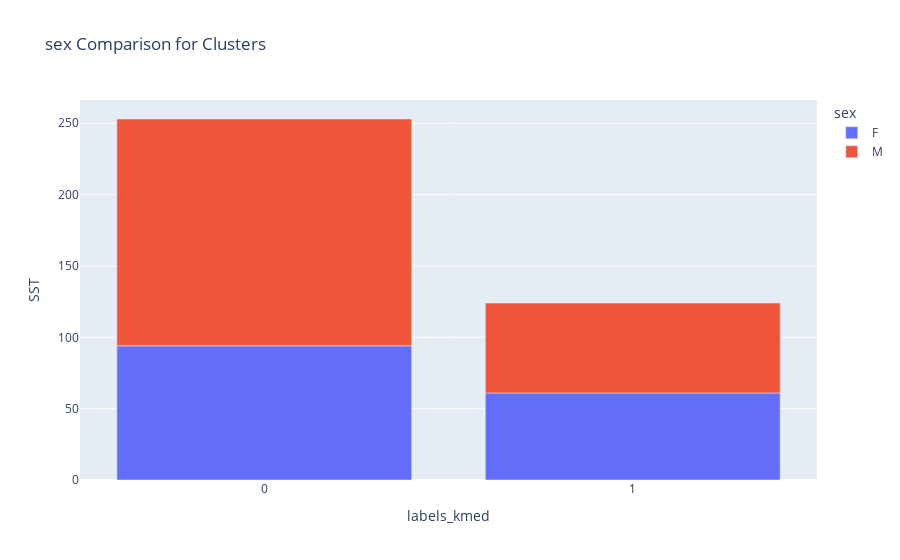
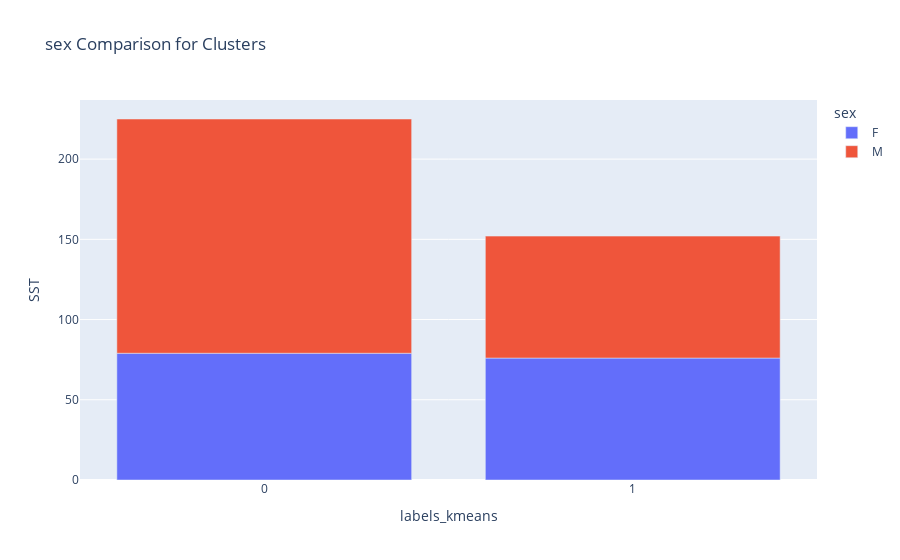
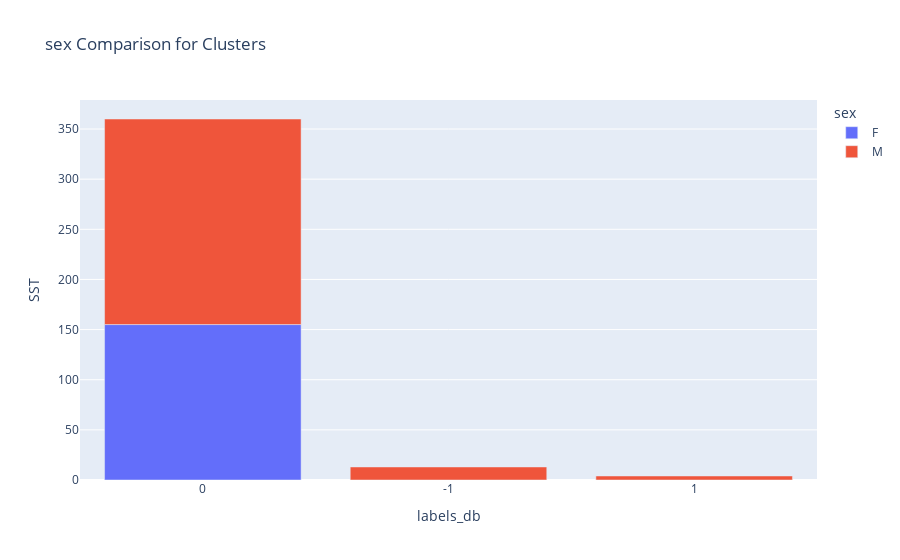
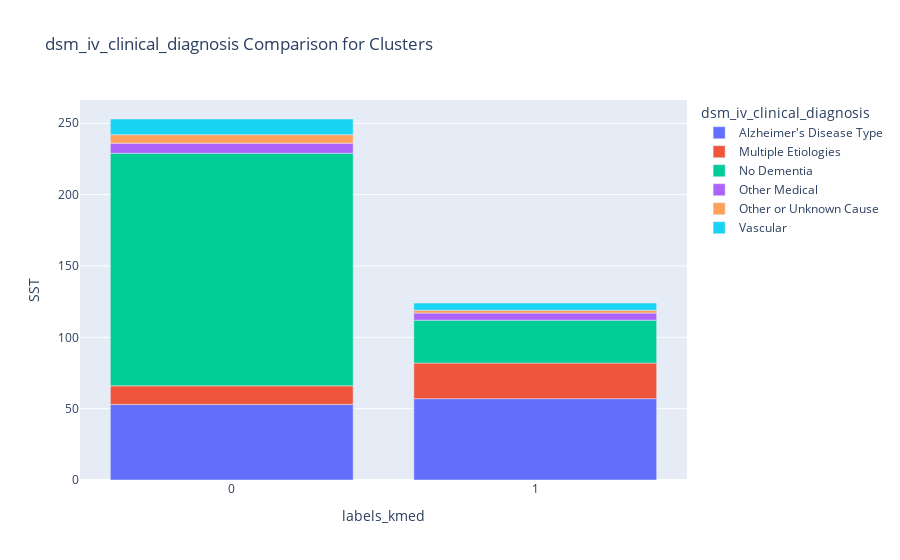

The cell these charts' notebook holds for them, in order:
### Code cell
clustering, clusters_df = cluster_demo_graphs(
    labels_kmeans,
    labels_kmed,
    db_labels,
    deg_reads,
    tbidata,
    donor,
)

### Figure 1 — Plotly figure (JSON) as saved in the notebook; plotly's stock layout.template omitted (floating-point values rounded to 4 significant figures)
{"data": [{"alignmentgroup": "True", "hovertemplate": "sex=F<br>labels_kmed=%{x}<br>SST=%{y}<extra></extra>", "legendgroup": "F", "marker": {"color": "#636efa", "pattern": {"shape": ""}}, "name": "F", "offsetgroup": "F", "orientation": "v", "showlegend": true, "textposition": "auto", "type": "bar", "x": ["0", "1"], "xaxis": "x", "y": [94, 61], "yaxis": "y"}, {"alignmentgroup": "True", "hovertemplate": "sex=M<br>labels_kmed=%{x}<br>SST=%{y}<extra></extra>", "legendgroup": "M", "marker": {"color": "#EF553B", "pattern": {"shape": ""}}, "name": "M", "offsetgroup": "M", "orientation": "v", "showlegend": true, "textposition": "auto", "type": "bar", "x": ["0", "1"], "xaxis": "x", "y": [159, 63], "yaxis": "y"}], "layout": {"barmode": "relative", "legend": {"title": {"text": "sex"}, "tracegroupgap": 0}, "title": {"text": "sex Comparison for Clusters"}, "xaxis": {"anchor": "y", "domain": [0, 1], "title": {"text": "labels_kmed"}}, "yaxis": {"anchor": "x", "domain": [0, 1], "title": {"text": "SST"}}}}

### Figure 2 — Plotly figure (JSON) as saved in the notebook; plotly's stock layout.template omitted (floating-point values rounded to 4 significant figures)
{"data": [{"alignmentgroup": "True", "hovertemplate": "sex=F<br>labels_kmeans=%{x}<br>SST=%{y}<extra></extra>", "legendgroup": "F", "marker": {"color": "#636efa", "pattern": {"shape": ""}}, "name": "F", "offsetgroup": "F", "orientation": "v", "showlegend": true, "textposition": "auto", "type": "bar", "x": ["0", "1"], "xaxis": "x", "y": [79, 76], "yaxis": "y"}, {"alignmentgroup": "True", "hovertemplate": "sex=M<br>labels_kmeans=%{x}<br>SST=%{y}<extra></extra>", "legendgroup": "M", "marker": {"color": "#EF553B", "pattern": {"shape": ""}}, "name": "M", "offsetgroup": "M", "orientation": "v", "showlegend": true, "textposition": "auto", "type": "bar", "x": ["0", "1"], "xaxis": "x", "y": [146, 76], "yaxis": "y"}], "layout": {"barmode": "relative", "legend": {"title": {"text": "sex"}, "tracegroupgap": 0}, "title": {"text": "sex Comparison for Clusters"}, "xaxis": {"anchor": "y", "domain": [0, 1], "title": {"text": "labels_kmeans"}}, "yaxis": {"anchor": "x", "domain": [0, 1], "title": {"text": "SST"}}}}

### Figure 3 — Plotly figure (JSON) as saved in the notebook; plotly's stock layout.template omitted (floating-point values rounded to 4 significant figures)
{"data": [{"alignmentgroup": "True", "hovertemplate": "sex=F<br>labels_db=%{x}<br>SST=%{y}<extra></extra>", "legendgroup": "F", "marker": {"color": "#636efa", "pattern": {"shape": ""}}, "name": "F", "offsetgroup": "F", "orientation": "v", "showlegend": true, "textposition": "auto", "type": "bar", "x": ["0"], "xaxis": "x", "y": [155], "yaxis": "y"}, {"alignmentgroup": "True", "hovertemplate": "sex=M<br>labels_db=%{x}<br>SST=%{y}<extra></extra>", "legendgroup": "M", "marker": {"color": "#EF553B", "pattern": {"shape": ""}}, "name": "M", "offsetgroup": "M", "orientation": "v", "showlegend": true, "textposition": "auto", "type": "bar", "x": ["-1", "0", "1"], "xaxis": "x", "y": [13, 205, 4], "yaxis": "y"}], "layout": {"barmode": "relative", "legend": {"title": {"text": "sex"}, "tracegroupgap": 0}, "title": {"text": "sex Comparison for Clusters"}, "xaxis": {"anchor": "y", "domain": [0, 1], "title": {"text": "labels_db"}}, "yaxis": {"anchor": "x", "domain": [0, 1], "title": {"text": "SST"}}}}

### Figure 4 — Plotly figure (JSON) as saved in the notebook; plotly's stock layout.template omitted (floating-point values rounded to 4 significant figures)
{"data": [{"alignmentgroup": "True", "hovertemplate": "dsm_iv_clinical_diagnosis=Alzheimer's Disease Type<br>labels_kmed=%{x}<br>SST=%{y}<extra></extra>", "legendgroup": "Alzheimer's Disease Type", "marker": {"color": "#636efa", "pattern": {"shape": ""}}, "name": "Alzheimer's Disease Type", "offsetgroup": "Alzheimer's Disease Type", "orientation": "v", "showlegend": true, "textposition": "auto", "type": "bar", "x": ["0", "1"], "xaxis": "x", "y": [53, 57], "yaxis": "y"}, {"alignmentgroup": "True", "hovertemplate": "dsm_iv_clinical_diagnosis=Multiple Etiologies<br>labels_kmed=%{x}<br>SST=%{y}<extra></extra>", "legendgroup": "Multiple Etiologies", "marker": {"color": "#EF553B", "pattern": {"shape": ""}}, "name": "Multiple Etiologies", "offsetgroup": "Multiple Etiologies", "orientation": "v", "showlegend": true, "textposition": "auto", "type": "bar", "x": ["0", "1"], "xaxis": "x", "y": [13, 25], "yaxis": "y"}, {"alignmentgroup": "True", "hovertemplate": "dsm_iv_clinical_diagnosis=No Dementia<br>labels_kmed=%{x}<br>SST=%{y}<extra></extra>", "legendgroup": "No Dementia", "marker": {"color": "#00cc96", "pattern": {"shape": ""}}, "name": "No Dementia", "offsetgroup": "No Dementia", "orientation": "v", "showlegend": true, "textposition": "auto", "type": "bar", "x": ["0", "1"], "xaxis": "x", "y": [163, 30], "yaxis": "y"}, {"alignmentgroup": "True", "hovertemplate": "dsm_iv_clinical_diagnosis=Other Medical<br>labels_kmed=%{x}<br>SST=%{y}<extra></extra>", "legendgroup": "Other Medical", "marker": {"color": "#ab63fa", "pattern": {"shape": ""}}, "name": "Other Medical", "offsetgroup": "Other Medical", "orientation": "v", "showlegend": true, "textposition": "auto", "type": "bar", "x": ["0", "1"], "xaxis": "x", "y": [7, 5], "yaxis": "y"}, {"alignmentgroup": "True", "hovertemplate": "dsm_iv_clinical_diagnosis=Other or Unknown Cause<br>labels_kmed=%{x}<br>SST=%{y}<extra></extra>", "legendgroup": "Other or Unknown Cause", "marker": {"color": "#FFA15A", "pattern": {"shape": ""}}, "name": "Other or Unknown Cause", "offsetgroup": "Other or Unknown Cause", "orientation": "v", "showlegend": true, "textposition": "auto", "type": "bar", "x": ["0", "1"], "xaxis": "x", "y": [6, 2], "yaxis": "y"}, {"alignmentgroup": "True", "hovertemplate": "dsm_iv_clinical_diagnosis=Vascular<br>labels_kmed=%{x}<br>SST=%{y}<extra></extra>", "legendgroup": "Vascular", "marker": {"color": "#19d3f3", "pattern": {"shape": ""}}, "name": "Vascular", "offsetgroup": "Vascular", "orientation": "v", "showlegend": true, "textposition": "auto", "type": "bar", "x": ["0", "1"], "xaxis": "x", "y": [11, 5], "yaxis": "y"}], "layout": {"barmode": "relative", "legend": {"title": {"text": "dsm_iv_clinical_diagnosis"}, "tracegroupgap": 0}, "title": {"text": "dsm_iv_clinical_diagnosis Comparison for Clusters"}, "xaxis": {"anchor": "y", "domain": [0, 1], "title": {"text": "labels_kmed"}}, "yaxis": {"anchor": "x", "domain": [0, 1], "title": {"text": "SST"}}}}
